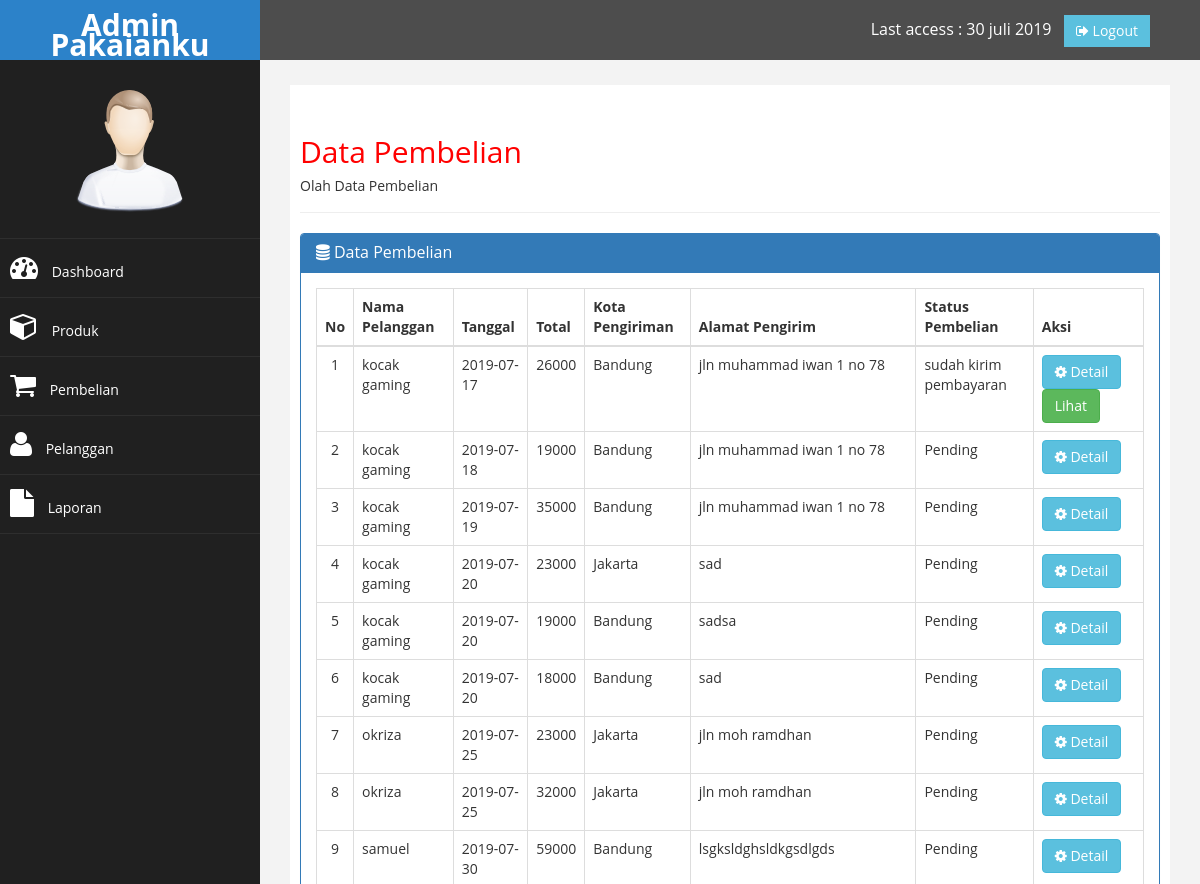
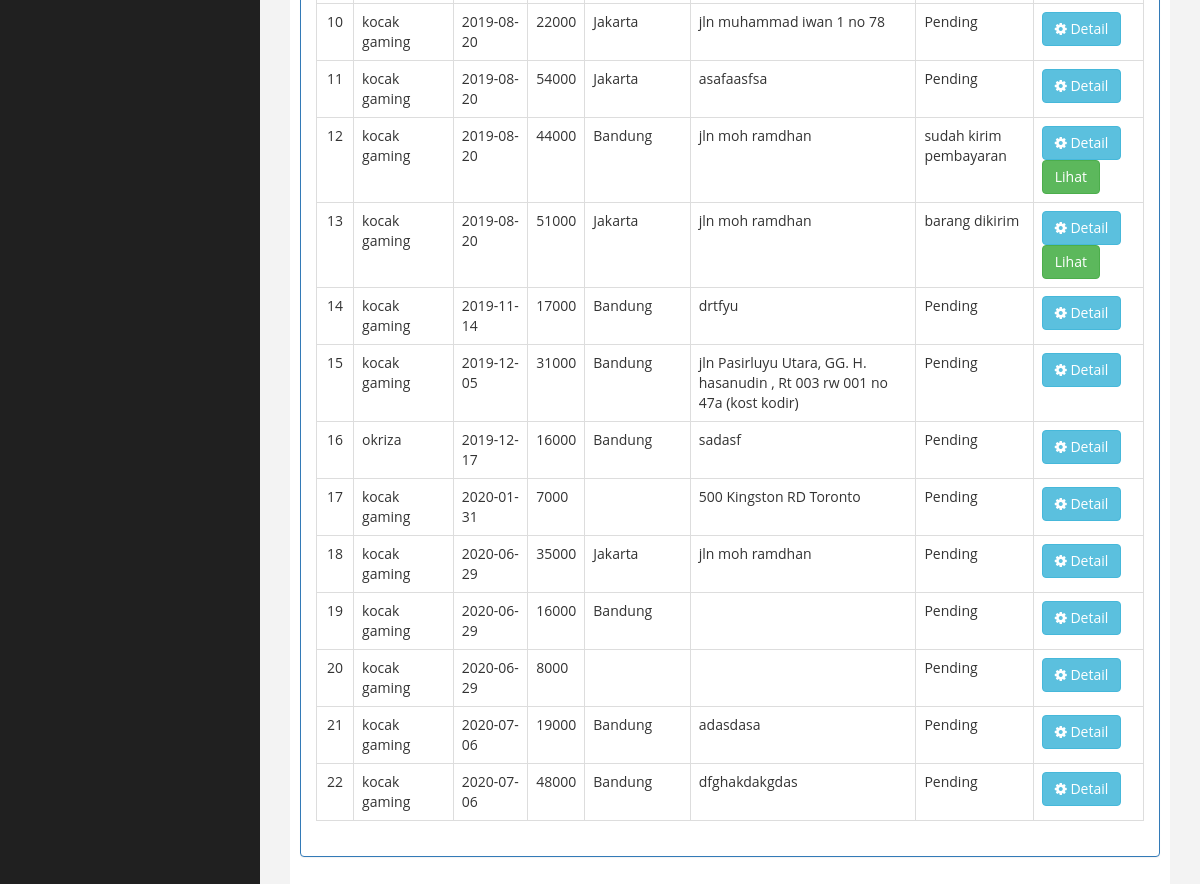
Page /admin/index.php?halaman=pembelian (signed in) on the committed database (2 pictures, top to bottom).
### tables this page shows
CREATE TABLE `pembelian` (
  `id_pembelian` int(11) NOT NULL,
  `id_pelanggan` int(11) NOT NULL,
  `id_ongkir` int(11) NOT NULL,
  `tanggal_pembelian` date NOT NULL,
  `total_pembelian` int(11) NOT NULL,
  `nama_kota` varchar(100) NOT NULL,
  `tarif` int(11) NOT NULL,
  `alamat_pengiriman` text NOT NULL,
  `status_pembelian` varchar(100) NOT NULL DEFAULT 'Pending',
  `resi_pengiriman` varchar(100) NOT NULL
);

CREATE TABLE `pelanggan` (
  `id_pelanggan` int(11) NOT NULL,
  `email_pelanggan` varchar(100) NOT NULL,
  `password_pelanggan` varchar(64) NOT NULL,
  `nama_pelanggan` varchar(100) NOT NULL,
  `telepon_pelanggan` varchar(25) NOT NULL,
  `alamat_pelanggan` text NOT NULL
);

### admin/pembelian.php (the view)
<div class="page-header">
    <h2>Data Pembelian</h2>
    <h5>Olah Data Pembelian </h5>
</div>
<div class="panel panel-primary">
    <div class="panel-heading">
        <h3 class="panel-title"><i class="fa fa-database"></i> Data Pembelian</h3>
    </div>
    <div class="panel-body">
        <table class="table table-bordered">
            <thead>
                <tr>
                    <th>No</th>
                    <th>Nama Pelanggan</th>
                    <th>Tanggal</th>
                    <th>Total</th>
                    <th>Kota Pengiriman</th>
                    <th>Alamat Pengirim</th>
                    <th>Status Pembelian</th>
                    <th>Aksi</th>
                </tr>
            </thead>
            <tbody>
                <?php $nomor=1; ?>
                <?php $ambil=$koneksi->query("SELECT * FROM pembelian JOIN pelanggan ON pembelian.id_pelanggan=pelanggan.id_pelanggan"); ?>
                <?php while($pecah=$ambil->fetch_assoc()){ ?>
                <tr>
                    <td align="center"><?php echo $nomor;?></td>
                    <td><?php echo $pecah['nama_pelanggan']; ?></td>
                    <td><?php echo $pecah['tanggal_pembelian']; ?></td>
                    <td><?php echo $pecah['total_pembelian']; ?></td>
                    <td><?php echo $pecah['nama_kota']; ?></td>
                    <td><?php echo $pecah['alamat_pengiriman']; ?></td>
                    <td><?php echo $pecah['status_pembelian'] ?></td>
                    <td>
                        <a href="index.php?halaman=detail&id=<?php echo $pecah['id_pembelian']; ?>" class="btn btn-info"> <i class="fa fa-cog"></i> Detail</a>
                        <?php  if ($pecah['status_pembelian']!=="Pending"):?>
                        <a href="index.php?halaman=pembayaran&id=<?php echo $pecah['id_pembelian']?>" class="btn btn-success"> Lihat</a>
                        <?php endif ?>
                    </td>
                </tr>
                <?php $nomor++; ?>
                <?php }?>
            </tbody>
        </table>
    </div>
</div>

### admin/index.php (shortened to what this page needs)
<?php
$koneksi = new mysqli("localhost","root","","17111114_penjualan");
?>
<!DOCTYPE html>
<html xmlns="http://www.w3.org/1999/xhtml">
<head>
    <link href="assets/css/bootstrap.css" rel="stylesheet" />
    <link href="assets/css/font-awesome.css" rel="stylesheet" />
    <link href="assets/js/morris/morris-0.4.3.min.css" rel="stylesheet" />
    <link href="assets/css/custom.css" rel="stylesheet" />
</head>
<body>
<div id="wrapper">
    <nav class="navbar navbar-default navbar-cls-top " role="navigation" style="margin-bottom: 0">
        <div class="navbar-header">
            <a class="navbar-brand" href="index.php">Admin Pakaianku</a>
        </div>
        <div style="color: white;
        padding: 15px 50px 5px 50px;
        float: right;
        font-size: 16px;"> Last access : 30 juli 2019 &nbsp; <a href="index.php?halaman=logout" class="btn btn-info square-btn-adjust"> <i class="fa fa-sign-out"></i> Logout</a> </div>
    </nav>
    <nav class="navbar-default navbar-side" role="navigation">
        <div class="sidebar-collapse">
            <ul class="nav" id="main-menu">
            <li class="text-center">
                <img src="assets/img/find_user.png" class="user-image img-responsive"/>
                </li>
                <li><a href="index.php"><i class="fa fa-dashboard fa-2x"></i> Dashboard</a></li>
                <li><a href="index.php?halaman=produk"><i class="fa fa-cube fa-2x"></i> Produk</a></li>
                <li><a href="index.php?halaman=pembelian"><i class="fa fa-shopping-cart fa-2x"></i> Pembelian</a></li>
                <li><a href="index.php?halaman=pelanggan"><i class="fa fa-user fa-2x"></i> Pelanggan</a></li>
                <li><a href="index.php?halaman=laporan_pembelian"><i class="fa fa-file fa-2x"></i> Laporan</a></li>
            </ul>
        </div>
    </nav>
    <div id="page-wrapper" >
        <div id="page-inner">
            <?php
            if (isset($_GET['halaman'])) {
                if ($_GET['halaman']=="produk") {
                    include 'produk.php';
                } elseif ($_GET['halaman']=="pembelian"){
                    include 'pembelian.php';
                } elseif ($_GET['halaman']=="pelanggan") {
                    include 'pelanggan.php';
                } elseif ($_GET['halaman']=="detail") {
                    include 'detail.php';
                } elseif ($_GET['halaman']=="tambahproduk") {
                    include 'tambahproduk.php';
                } elseif ($_GET['halaman']=="tambahpelanggan") {
                    include 'tambahpelanggan.php';
                } elseif ($_GET['halaman']=="hapusproduk") {
                    include 'hapusproduk.php';
                } elseif ($_GET['halaman']=="ubahproduk") {
                    include 'ubahproduk.php';
                } elseif ($_GET['halaman']=="logout") {
                    include 'logout.php';
                } elseif ($_GET['halaman']=="hapuspelanggan") {
                    include 'hapuspelanggan.php';
                } elseif ($_GET['halaman']=="pembayaran") {
                    include 'pembayaran.php';
                } elseif ($_GET['halaman']=="laporan_pembelian") {
                    include 'laporan_pembelian.php';
                }
            } else{
                include 'home.php';
            }
            ?>
        </div>
    </div>
</div>
</body>
</html>

### admin/assets/css/custom.css (style rules this page uses)
body { font-family: 'Open Sans', sans-serif; }
#wrapper { width: 100%; background:#202020; }
#page-wrapper { padding: 15px 15px; min-height: 600px; background:#F3F3F3; }
#page-inner { width:100%; margin:10px 20px 10px 0px; background-color:#fff!important; padding:10px; min-height:1200px; }
.text-center { text-align:center; }
h2 { color: #f00; }
.square-btn-adjust { border: 0px solid transparent; -webkit-border-radius: 0px; -moz-border-radius: 0px; border-radius: 0px; }
.user-image { margin: 25px auto; -webkit-border-radius: 10px; -moz-border-radius: 10px; border-radius: 10px; max-height:170px; max-width:170px; }
.navbar-cls-top .navbar-brand { color: #fff; background: #2574a9; width: 260px; text-align: center; height: 60px; font-size: 30px; font-weight: 700; }
.sidebar-collapse , .sidebar-collapse .nav { background:none; }
.sidebar-collapse .nav { padding:0; }
.sidebar-collapse .nav > li > a { color:#fff; background:#202020; text-shadow:none; }
.sidebar-collapse > .nav > li > a { padding:15px 10px; }
.sidebar-collapse > .nav > li { border-bottom: 1px solid rgba(107, 108, 109, 0.19); }
.navbar-side { border:none; background-color: #202020; }
.navbar-cls-top { background:#4D4D4D; border-bottom:none; }
.navbar-default { border:0px solid black; }
.navbar-header { background: #3498db; }
.nav > li > a > i { margin-right:10px; }
@media (min-width:768px) { #page-wrapper { margin: 0 0 0 260px; padding: 15px 30px; min-height: 1200px; } }
@media (min-width:768px) { .navbar-side { z-index: 1; position: absolute; width: 260px; } }
@media (min-width:768px) { .navbar { border-radius: 0px; } }

### rows in the picture
pembelian: id_pelanggan.nama_pelanggan "kocak gaming", tanggal_pembelian "2019-07-17", total_pembelian "26000", nama_kota "Bandung", alamat_pengiriman "jln muhammad iwan 1 no 78", status_pembelian "sudah kirim pembayaran"
pembelian: id_pelanggan.nama_pelanggan "kocak gaming", tanggal_pembelian "2019-07-18", total_pembelian "19000", nama_kota "Bandung", alamat_pengiriman "jln muhammad iwan 1 no 78", status_pembelian "Pending"
pembelian: id_pelanggan.nama_pelanggan "kocak gaming", tanggal_pembelian "2019-07-19", total_pembelian "35000", nama_kota "Bandung", alamat_pengiriman "jln muhammad iwan 1 no 78", status_pembelian "Pending"
pembelian: id_pelanggan.nama_pelanggan "kocak gaming", tanggal_pembelian "2019-07-20", total_pembelian "23000", nama_kota "Jakarta", alamat_pengiriman "sad", status_pembelian "Pending"
pembelian: id_pelanggan.nama_pelanggan "kocak gaming", tanggal_pembelian "2019-07-20", total_pembelian "19000", nama_kota "Bandung", alamat_pengiriman "sadsa", status_pembelian "Pending"
pembelian: id_pelanggan.nama_pelanggan "kocak gaming", tanggal_pembelian "2019-07-20", total_pembelian "18000", nama_kota "Bandung", alamat_pengiriman "sad", status_pembelian "Pending"
pembelian: id_pelanggan.nama_pelanggan "okriza", tanggal_pembelian "2019-07-25", total_pembelian "23000", nama_kota "Jakarta", alamat_pengiriman "jln moh ramdhan", status_pembelian "Pending"
pembelian: id_pelanggan.nama_pelanggan "okriza", tanggal_pembelian "2019-07-25", total_pembelian "32000", nama_kota "Jakarta", alamat_pengiriman "jln moh ramdhan", status_pembelian "Pending"
pembelian: id_pelanggan.nama_pelanggan "samuel", tanggal_pembelian "2019-07-30", total_pembelian "59000", nama_kota "Bandung", alamat_pengiriman "lsgksldghsldkgsdlgds", status_pembelian "Pending"
pembelian: id_pelanggan.nama_pelanggan "kocak gaming", tanggal_pembelian "2019-08-20", total_pembelian "22000", nama_kota "Jakarta", alamat_pengiriman "jln muhammad iwan 1 no 78", status_pembelian "Pending"
pembelian: id_pelanggan.nama_pelanggan "kocak gaming", tanggal_pembelian "2019-08-20", total_pembelian "54000", nama_kota "Jakarta", alamat_pengiriman "asafaasfsa", status_pembelian "Pending"
pembelian: id_pelanggan.nama_pelanggan "kocak gaming", tanggal_pembelian "2019-08-20", total_pembelian "44000", nama_kota "Bandung", alamat_pengiriman "jln moh ramdhan", status_pembelian "sudah kirim pembayaran"
pembelian: id_pelanggan.nama_pelanggan "kocak gaming", tanggal_pembelian "2019-08-20", total_pembelian "51000", nama_kota "Jakarta", alamat_pengiriman "jln moh ramdhan", status_pembelian "barang dikirim"
pembelian: id_pelanggan.nama_pelanggan "kocak gaming", tanggal_pembelian "2019-11-14", total_pembelian "17000", nama_kota "Bandung", alamat_pengiriman "drtfyu", status_pembelian "Pending"
pembelian: id_pelanggan.nama_pelanggan "kocak gaming", tanggal_pembelian "2019-12-05", total_pembelian "31000", nama_kota "Bandung", alamat_pengiriman "jln Pasirluyu Utara, GG. H. hasanudin , Rt 003 rw 001 no 47a (kost kodir)", status_pembelian "Pending"
pembelian: id_pelanggan.nama_pelanggan "okriza", tanggal_pembelian "2019-12-17", total_pembelian "16000", nama_kota "Bandung", alamat_pengiriman "sadasf", status_pembelian "Pending"
pembelian: id_pelanggan.nama_pelanggan "kocak gaming", tanggal_pembelian "2020-01-31", total_pembelian "7000", alamat_pengiriman "500 Kingston RD Toronto", status_pembelian "Pending"
pembelian: id_pelanggan.nama_pelanggan "kocak gaming", tanggal_pembelian "2020-06-29", total_pembelian "35000", nama_kota "Jakarta", alamat_pengiriman "jln moh ramdhan", status_pembelian "Pending"
pembelian: id_pelanggan.nama_pelanggan "kocak gaming", tanggal_pembelian "2020-06-29", total_pembelian "16000", nama_kota "Bandung", status_pembelian "Pending"
pembelian: id_pelanggan.nama_pelanggan "kocak gaming", tanggal_pembelian "2020-06-29", total_pembelian "8000", status_pembelian "Pending"
pembelian: id_pelanggan.nama_pelanggan "kocak gaming", tanggal_pembelian "2020-07-06", total_pembelian "19000", nama_kota "Bandung", alamat_pengiriman "adasdasa", status_pembelian "Pending"
pembelian: id_pelanggan.nama_pelanggan "kocak gaming", tanggal_pembelian "2020-07-06", total_pembelian "48000", nama_kota "Bandung", alamat_pengiriman "dfghakdakgdas", status_pembelian "Pending"
